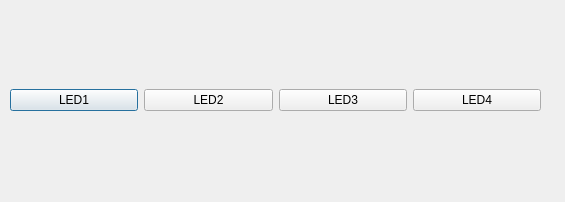
<?xml version="1.0" encoding="UTF-8"?>
<ui version="4.0">
 <class>Dialog</class>
 <widget class="QDialog" name="Dialog">
  <property name="geometry">
   <rect>
    <x>0</x>
    <y>0</y>
    <width>565</width>
    <height>202</height>
   </rect>
  </property>
  <property name="windowTitle">
   <string>Dialog</string>
  </property>
  <widget class="QWidget" name="">
   <property name="geometry">
    <rect>
     <x>10</x>
     <y>30</y>
     <width>531</width>
     <height>141</height>
    </rect>
   </property>
   <layout class="QHBoxLayout" name="horizontalLayout_3">
    <item>
     <widget class="QPushButton" name="LED1">
      <property name="text">
       <string>LED1</string>
      </property>
      <property name="checkable">
       <bool>true</bool>
      </property>
      <property name="checked">
       <bool>false</bool>
      </property>
     </widget>
    </item>
    <item>
     <widget class="QPushButton" name="LED2">
      <property name="text">
       <string>LED2</string>
      </property>
      <property name="checkable">
       <bool>true</bool>
      </property>
      <property name="checked">
       <bool>false</bool>
      </property>
     </widget>
    </item>
    <item>
     <widget class="QPushButton" name="LED3">
      <property name="text">
       <string>LED3</string>
      </property>
      <property name="checkable">
       <bool>true</bool>
      </property>
      <property name="checked">
       <bool>false</bool>
      </property>
     </widget>
    </item>
    <item>
     <widget class="QPushButton" name="LED4">
      <property name="text">
       <string>LED4</string>
      </property>
      <property name="checkable">
       <bool>true</bool>
      </property>
      <property name="checked">
       <bool>false</bool>
      </property>
     </widget>
    </item>
   </layout>
  </widget>
 </widget>
 <resources/>
 <connections/>
</ui>
